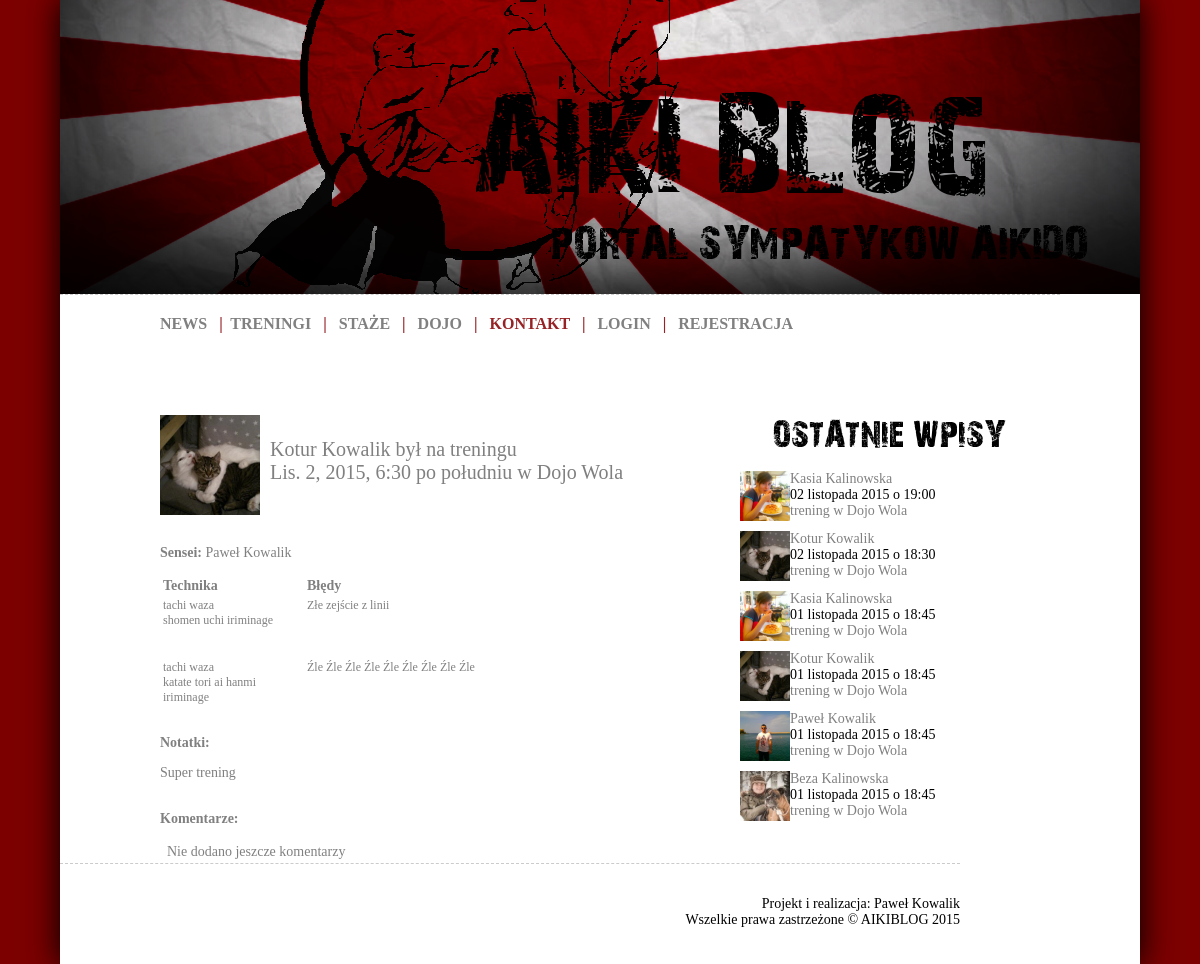
The page /training/koturkowalik-2015-11-02-18-30-dojo-wola/ on the database as committed earlier.
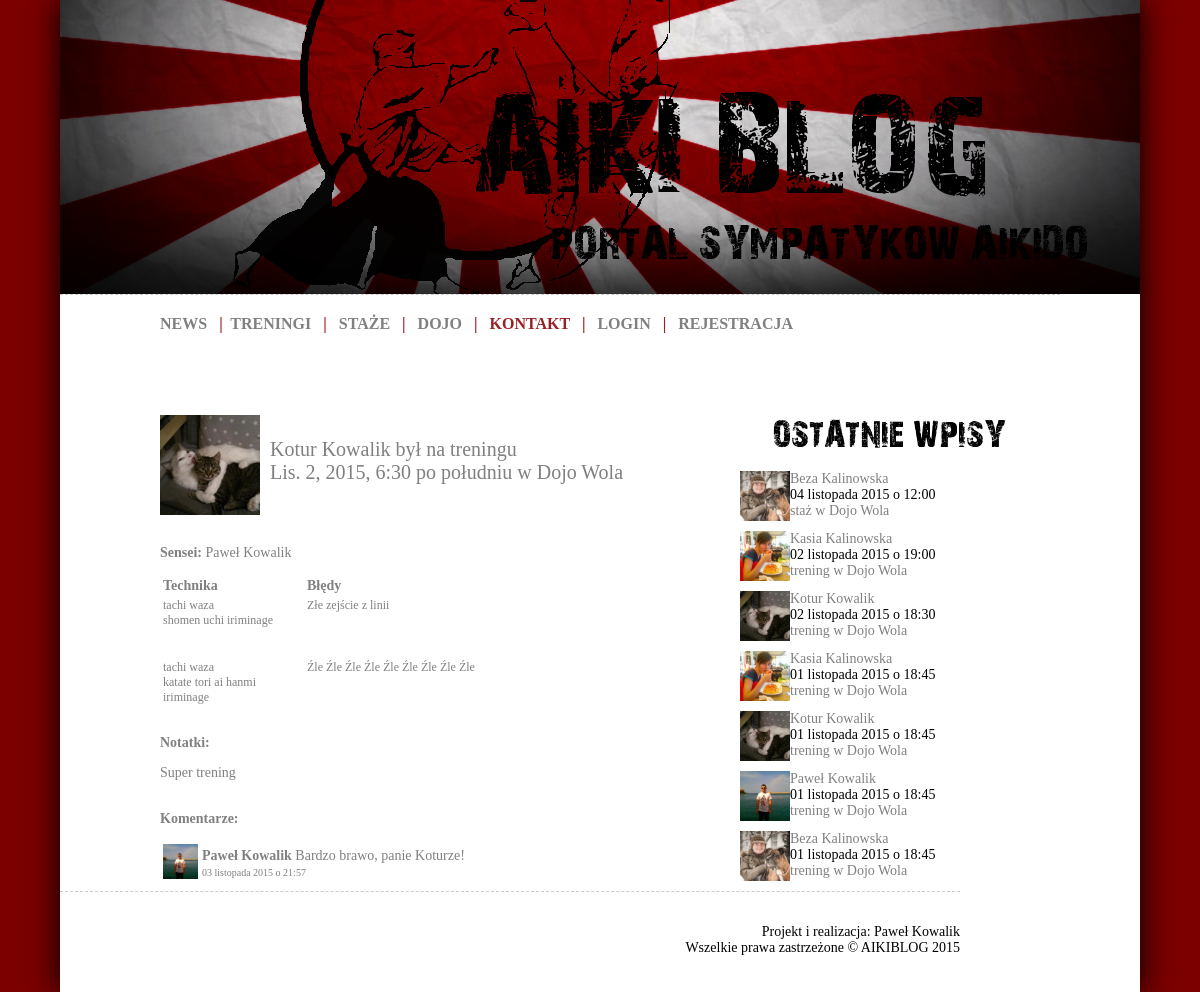
The same page on the database as committed later.
### aikiblog/models.py (models this page shows, shortened)
class TechTren(models.Model):
    user = models.ForeignKey(User, verbose_name='Ćwiczący')
    date = models.DateField('Data treningu')
    stand = models.ForeignKey(Stand, verbose_name='Postawa')
    attack = models.ForeignKey(Attack, verbose_name='Atak')
    technique = models.ForeignKey(Technique, verbose_name='Technika')
    mistakes = models.TextField(verbose_name='Błędy')
    slug = models.SlugField('Odnosnik', max_length=50)
    class Meta:
        verbose_name = "Techika z treningu"
        verbose_name_plural = "Techniki z treningu"

class Stand(models.Model):
    name = models.CharField('Nazwa postawy', max_length=50)
    slug = models.SlugField('Odnosnik', max_length=50)
    class Meta:
        verbose_name = "Postawa"
        verbose_name_plural = "Postawy"

class Attack(models.Model):
    name = models.CharField('Nazwa ataku', max_length=50)
    slug = models.SlugField('Odnosnik', max_length=50)
    class Meta:
        verbose_name = "Atak"
        verbose_name_plural = "Ataki"

class Technique(models.Model):
    name = models.CharField('Nazwa techniki', max_length=50)
    slug = models.SlugField('Odnosnik', max_length=50)
    class Meta:
        verbose_name = "Techika"
        verbose_name_plural = "Techniki"

class Training(models.Model):
    TYPE = (
        ('T','trening'),
        ('S','staż'),
    )
    user = models.ForeignKey(User, verbose_name='Ćwiczący', null=True, blank=True)
    date = models.DateTimeField('Data i godzina treningu')
    place = models.ForeignKey(Dojo, verbose_name='Miejsce treningu')
    sensei = models.ForeignKey(Sensei, verbose_name='Sensei')
    slug = models.SlugField('Odnosnik', max_length=50, null=True, blank=True)
    techniques = models.ManyToManyField(TechTren, verbose_name='Techniki')
    type = models.CharField(max_length=1, choices=TYPE, verbose_name='Typ')
    notes = models.TextField(verbose_name="Notatki")
    class Meta:
        verbose_name = "Trening"
        verbose_name_plural = "Treningi"

class User(AbstractUser):
    SEX = (
        ('K','Kobieta'),
        ('M','Mężczyzna'),
    )
    avatar = models.ImageField(upload_to='static/avatars/%Y/%m/%d', null=True, blank=True)
    start_year = models.IntegerField(null=True, blank=True, verbose_name='Trenuje od')
    about_text = models.TextField(null=True, blank=True, verbose_name='O mnie')
    sex = models.CharField(max_length=1, choices=SEX, verbose_name='Płeć')

class Dojo(models.Model):
    name = models.CharField('Nazwa dojo', max_length=50)
    slug = models.SlugField('Odnosnik', max_length=50)
    start_year = models.IntegerField(verbose_name='Rok założenia')
    city = models.CharField('Miasto', max_length=50)
    adress = models.CharField('Adres', max_length=50)
    sensei = models.ForeignKey(Sensei, verbose_name='Sensei')
    image1 = models.ImageField(upload_to='static/dojo', verbose_name='Zdjęcie 1')
    image2 = models.ImageField(upload_to='static/dojo', null=True, blank=True, verbose_name='Zdjęcie 2')
    image3 = models.ImageField(upload_to='static/dojo', null=True, blank=True, verbose_name='Zdjęcie 3')
    story = models.TextField(null=True, blank=True, verbose_name='Historia')
    trainings = models.TextField(null=True, blank=True, verbose_name='Treningi')
    users = models.ManyToManyField(User, blank=True, verbose_name='Byli tutaj')
    class Meta:
        verbose_name = "Dojo"
        verbose_name_plural = "Dojo"
    def __unicode__(self):
        return self.name

class Sensei(models.Model):
    name = models.CharField('Imię i nazwisko', max_length=50)
    slug = models.SlugField('Odnosnik', max_length=50)
    class Meta:
        verbose_name = "Sensei"
        verbose_name_plural = "Senseje"
    def __unicode__(self):
        return self.name

class TrainingComment(models.Model):
    training_id = models.ForeignKey(Training)
    text = models.CharField(max_length=160, verbose_name='Tekst komentarza')
    posted_date = models.DateTimeField('Data dodania', auto_now_add=True)
    author = models.ForeignKey(User)
    class Meta:
        verbose_name = "Komentarz"
        verbose_name_plural = "Komentarze"

### aikiblog/views.py (the view, shortened to what this page needs)
# urls.py: url(r'^training/(?P<slug>[\w\-_]+)/$', TrainingDetail.as_view(), name='training-detail'),
class TrainingDetail(generic.FormView):
    form_class = TrainingCommentForm
    template_name = 'aikiblog/training_detail.html'
    def get(self, request, *args, **kwargs):
        form = self.get_form()
        return self.render_to_response(
            self.get_context_data(form=form))
    def get_context_data(self, **kwargs):
        kwargs = super(TrainingDetail, self).get_context_data(**kwargs)
        kwargs.update({'training': self.get_training()})
        kwargs['all_trainings'] = Training.objects.order_by('-date')[:7]
        return kwargs
    def get_training(self):
        slug = self.kwargs['slug']
        training = Training.objects.filter(slug=slug).first()
        if training:
            return training
        else:
            raise Http404()

### aikiblog/templates/aikiblog/training_detail.html (shortened to what this page needs)
{% extends "base.html" %}
{% block content %}
    <div id="post">
        <div id="post_avatar">
        <a href="{% url "user-detail" training.user.id %}"><img src="{{ STATIC_URL|cut:'static/' }}{{ training.user.avatar }}" height=100 alt="" class="center" /></a>
        </div>
        <div id="post_head_training_detail">
        <br><a href="{% url "user-detail" training.user.id %}">{{ training.user.first_name }} {{ training.user.last_name }}</a>
            {% ifequal training.user.sex "M" %}
            był
            {% endifequal %}
            na
            {% ifequal training.type "T" %}
            treningu
            {% endifequal %}
            <br> {{ training.date }} w {{ training.place }}
        </div>
        <div id="post_body_training_detail"><br>
        <p><b>Sensei:</b> {{ training.sensei }}</p>
        <table>
        <tr>
            <td width="140" id="table_header_cell">Technika&nbsp;&nbsp;&nbsp;</td>
            <td id="table_header_cell">Błędy</td>
        </tr>
    {% for technique in training.techniques.all %}
        <tr height="60">
            <td valign="top" id="table_stand_cell">{{ technique.stand.name }}&nbsp;&nbsp;&nbsp;<br> {{ technique.attack.name }} {{ technique.technique.name }}&nbsp;&nbsp;&nbsp;</td>
            <td valign="top" id="table_technique_cell">{{ technique.mistakes }}</td>
        </tr>
    {% endfor %}
        </table>
        <p><b>Notatki:</b></p>
        {{ training.notes }}
        <br><br>
        <p><b>Komentarze:</b></p>
        <table>
            {% for comment in training.trainingcomment_set.all %}
                <tr>
                    <td><img src="{{ STATIC_URL|cut:'static/' }}{{ comment.author.avatar }}" height=35></td>
                    <td><b>{{ comment.author.first_name }} {{ comment.author.last_name }}</b> {{ comment.text }}<br>
                    <font size=1>{{ comment.posted_date|date:"d E Y "}} o {{ comment.posted_date|date:" H:i " }}</font></td>
                </tr>
            {% empty %}
                <tr><td></td>
                <td>Nie dodano jeszcze komentarzy</td>
                </tr>
            {% endfor %}
        </table>
        </div>
    </div>
{% endblock %}
{% block menuright %}
    {% include "aikiblog/parts/menuright.html" %}
{% endblock %}

### aikiblog/templates/aikiblog/parts/menuright.html
<div id="menuright">
        <div id="menuright_logo">
        </div>
        <br>
        {% for entry in all_trainings %}
        <div id="menuright_post">
            <div id="menuright_avatar">
                <a href="{% url "user-detail" entry.user.id %}"><img src="{{ STATIC_URL|cut:'static/' }}{{ entry.user.avatar }}" height=50/></a>
            </div>
            <div id="menuright_head">
                <a href="{% url "user-detail" entry.user.id %}">{{ entry.user.first_name }} {{ entry.user.last_name }}</a><br>
                {{ entry.date|date:"d E Y" }} o {{ entry.date|date:"H:i" }}<br>
                <a href="{% url "training-detail" entry.slug %}">
                {% ifequal entry.type "T" %}
                trening
                {% endifequal %}
                {% ifequal entry.type "S" %}
                staż
                {% endifequal %}
                w {{ entry.place }}</a>
            </div>
        </div>
        {% endfor %}
        <br>
    </div>

Rows that differ between the two databases and show on the page:
added TrainingComment: author.avatar (picture), author.first_name "Paweł", author.last_name "Kowalik", text "Bardzo brawo, panie Koturze!", posted_date "03 listopada 2015", posted_date "21:57"
added Training: user.avatar (picture), user.first_name "Beza", user.last_name "Kalinowska", date "04 listopada 2015", date "12:00", place "Dojo Wola"
Other text that changed with them:
text no longer shown: "Nie dodano jeszcze komentarzy"
